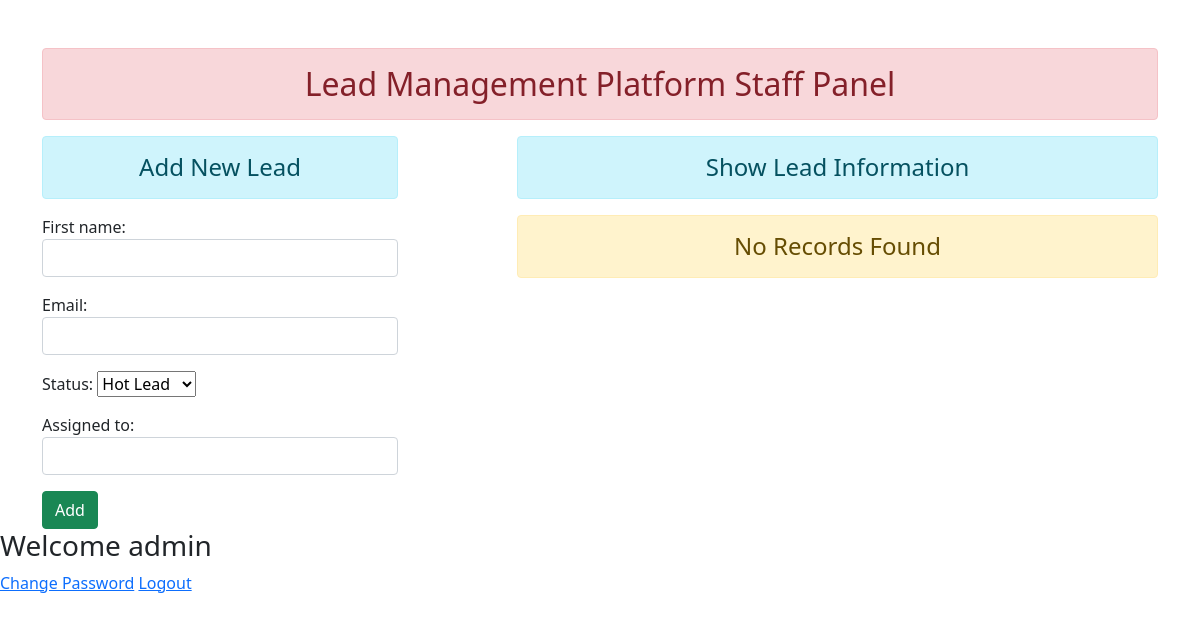
Before: /addandshow/ (signed in) with the older database file.
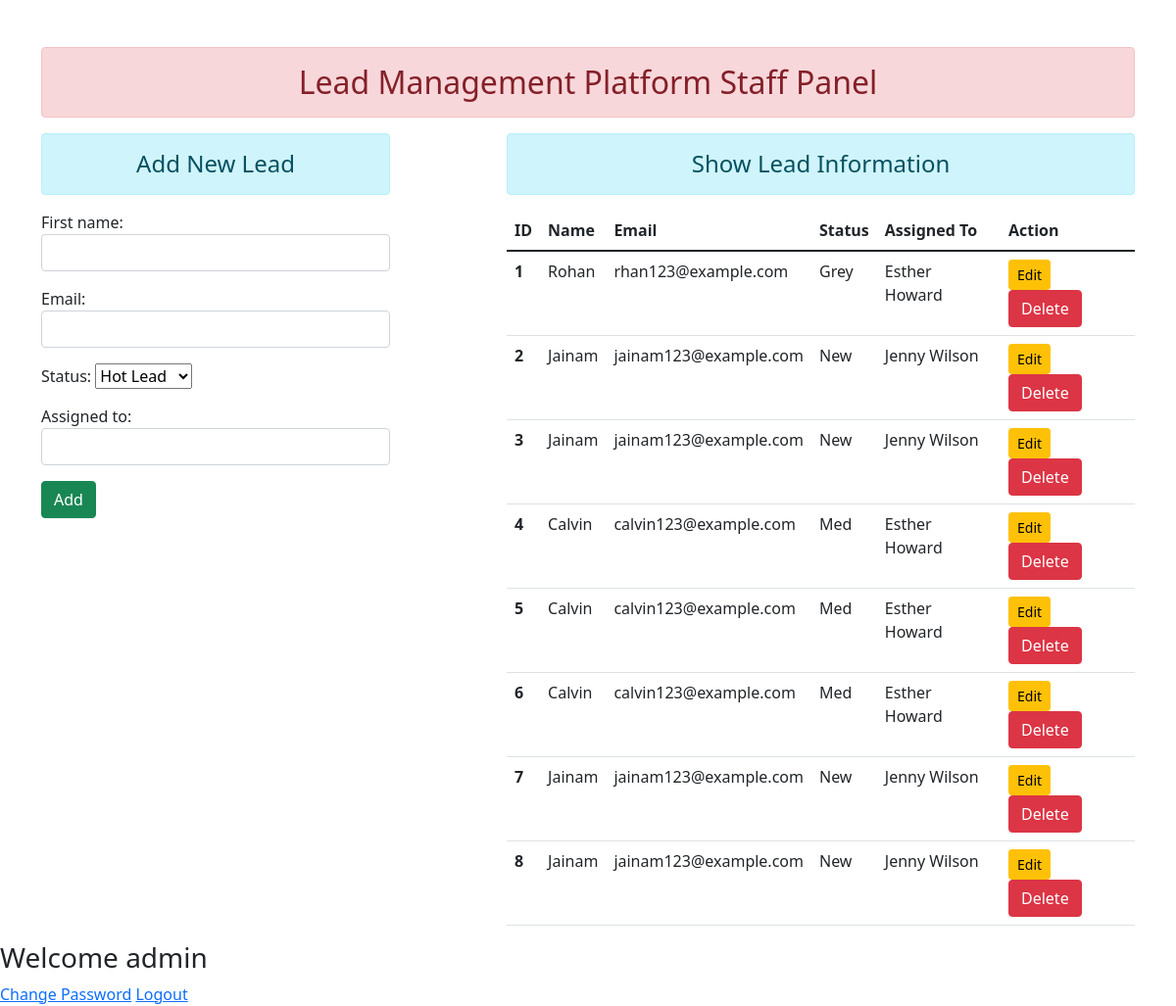
After: the same page with the newer database file.
### authentication/models.py (models this page shows)
class Lead(models.Model):
    first_name = models.CharField(max_length=70)
    email = models.EmailField(max_length=100)
    id = models.IntegerField(primary_key=True,editable=False)
    created_at = models.DateTimeField(auto_now_add=True)
    phone_number = models.CharField( max_length=17, blank=True)
    status = models.CharField(max_length=100, choices=STATUS_CHOICES,default=False)
    assigned_to = models.CharField(max_length=30,default='')

### authentication/views.py (the view)
# urls.py: path('addandshow/',views.add_show, name="addandshow"),
def add_show(request):
    if request.user.is_authenticated:
        if request.method == 'POST':
            fm = LeadRegistration(request.POST)
            if fm.is_valid():
                nm = fm.cleaned_data['first_name']
                em = fm.cleaned_data['email']
                am = fm.cleaned_data['assigned_to']
                sm = fm.cleaned_data['status']
                reg = Lead(first_name = nm, email=em,assigned_to=am,status=sm)
                reg.save()
                fm = LeadRegistration()
        else:
            fm = LeadRegistration()
        led = Lead.objects.all()
        return render(request, 'authentication/addandshow.html',{'form':fm ,'ld':led , 'name':request.user})
    else:
        return HttpResponseRedirect('/login/')

### authentication/forms.py
class LeadRegistration(forms.ModelForm):
    class Meta:
        model = Lead
        fields = ['first_name','email','status','assigned_to']
        widgets = {
            'first_name':forms.TextInput(attrs={'class':'form-control'}),
            'email':forms.EmailInput(attrs={'class':'form-control'}),
            'assigned_to':forms.TextInput(attrs={'class':'form-control'}),
        }

### authentication/templates/authentication/addandshow.html (shortened to what this page needs)
{% extends 'authentication/base.html' %}
{% block content %}
<div class="row">
    <div class="col-sm-4">
        <h4 class="text-center alert alert-info"> Add New Lead</h4>
        <form action="" method="POST">
        {{form.as_p}}
        <input type="submit" class="btn btn-success" value="Add">
        </form>
    </div>
    <div class="col-sm-7 offset-1">
        <h4 class ="text-center alert alert-info"> Show Lead Information</h4>
        {% if ld %}
          <table class="table table-hover">
            <thead>
              <tr>
                <th scope="col">ID</th>
                <th scope="col">Name</th>
                <th scope="col">Email</th>
                <th scope="col">Status</th>
                <th scope="col">Assigned To</th>
                <th scope="col">Action</th>
              </tr>
            </thead>
            <tbody>
              {% for l in ld %}
              <tr>
                <th scope="row">{{l.id}}</th>
                <td>{{l.first_name}}</td>
                <td>{{l.email}}</td>
                <td>{{l.status}}</td>
                <td>{{l.assigned_to}}</td>
                <td>
                  <a href="#" class="btn btn-warning btn-sm">Edit</a>
                  <form action="{% url 'deletedata' l.id %}" method="post" class="d-inline">
                    <input type="submit" class ="btn btn-danger" value="Delete">
                  </form>
                </td>
              </tr>
              {% endfor%}
            </tbody>
          </table>
        {% else %}
          <h4 class="text-center alert alert-warning">No Records Found</h4>
        {% endif %}
    </div>
</div>
{% endblock content %}

### authentication/templates/authentication/base.html (shortened to what this page needs)
<!DOCTYPE html>
{% load static %}
<html lang="en">
    <head>
        <link rel="stylesheet" href="{% static 'authentication/css/bootstrap.css' %}">
    </head>
    <body>
        <div class="container mt-5">
            <h2 class="text-center alert alert-danger">Lead Management Platform Staff Panel</h2>
            {% block content %}
            {% endblock content %}
        </div>
        <h3>Welcome {{name}}</h3>
        <a href="{%url 'changepass' %}">Change Password</a>
        <a href="{%url 'logout' %}">Logout</a>
    </body>
</html>

Changed rows visible on the page:
added Lead: id "1", first_name "Rohan", email "rhan123@example.com", status "Grey", assigned_to "Esther Howard"
added Lead: id "2", first_name "Jainam", email "jainam123@example.com", status "New", assigned_to "Jenny Wilson"
added Lead: id "3", first_name "Jainam", email "jainam123@example.com", status "New", assigned_to "Jenny Wilson"
added Lead: id "4", first_name "Calvin", email "calvin123@example.com", status "Med", assigned_to "Esther Howard"
added Lead: id "5", first_name "Calvin", email "calvin123@example.com", status "Med", assigned_to "Esther Howard"
added Lead: id "6", first_name "Calvin", email "calvin123@example.com", status "Med", assigned_to "Esther Howard"
added Lead: id "7", first_name "Jainam", email "jainam123@example.com", status "New", assigned_to "Jenny Wilson"
added Lead: id "8", first_name "Jainam", email "jainam123@example.com", status "New", assigned_to "Jenny Wilson"
Other visible differences:
text no longer shown: "No Records Found"
text now shown: "ID Name Email Status Assigned To Action"
